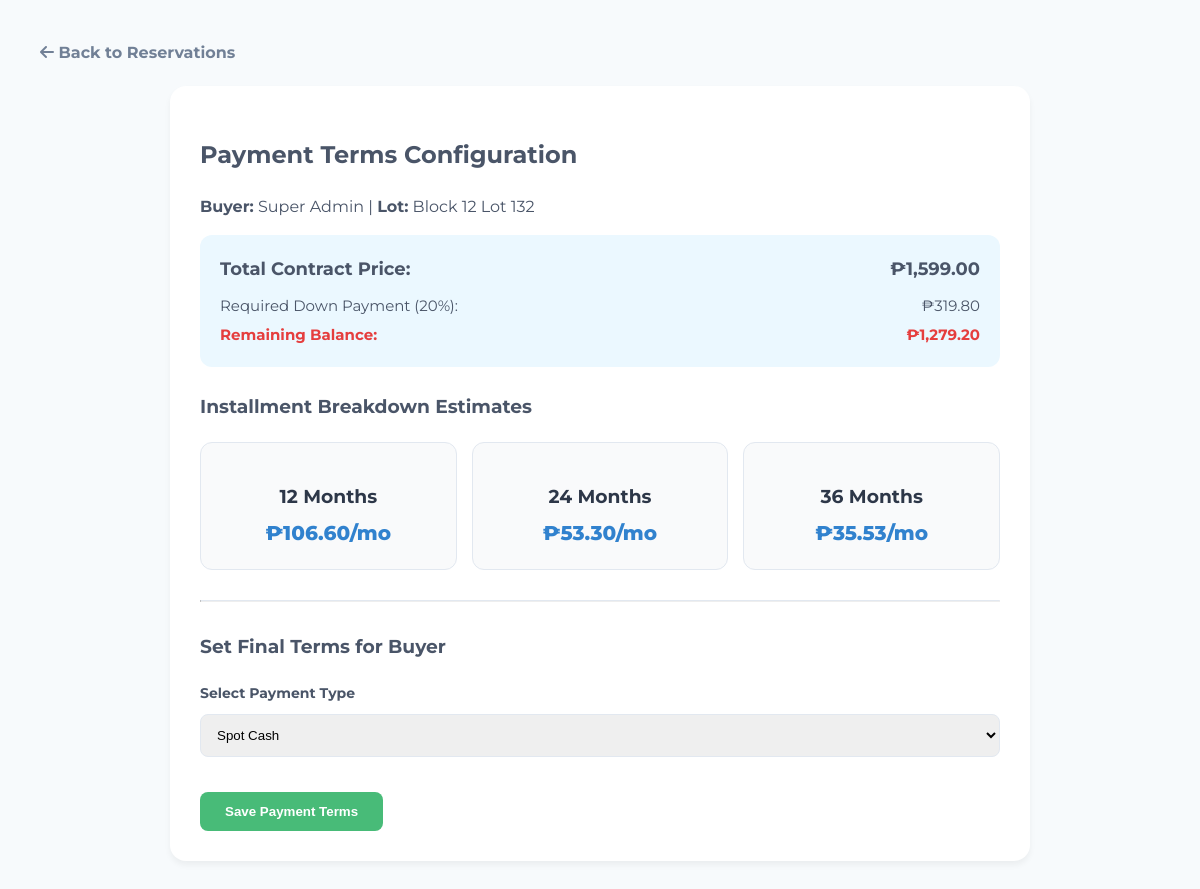
Page /payment_terms.php?res_id=2 (signed in) on the committed database.
### tables this page shows
CREATE TABLE `reservations` (
  `id` int(11) NOT NULL,
  `user_id` int(11) DEFAULT NULL,
  `contact_number` varchar(20) DEFAULT NULL,
  `email` varchar(100) DEFAULT NULL,
  `birth_date` date DEFAULT NULL,
  `lot_id` int(11) DEFAULT NULL,
  `reservation_date` datetime DEFAULT current_timestamp(),
  `status` enum('PENDING','APPROVED','CANCELLED') DEFAULT 'PENDING',
  `payment_type` enum('CASH','INSTALLMENT') DEFAULT NULL,
  `installment_months` int(11) DEFAULT NULL,
  `monthly_payment` decimal(12,2) DEFAULT NULL,
  `payment_proof` varchar(255) DEFAULT NULL,
  `notes` text DEFAULT NULL,
  `buyer_address` text DEFAULT NULL,
  `valid_id_file` varchar(255) DEFAULT NULL,
  `selfie_with_id` varchar(255) DEFAULT NULL
);

CREATE TABLE `users` (
  `id` int(11) NOT NULL,
  `fullname` varchar(100) DEFAULT NULL,
  `email` varchar(100) DEFAULT NULL,
  `password` varchar(255) DEFAULT NULL,
  `phone` varchar(20) DEFAULT NULL,
  `role` enum('SUPER ADMIN','ADMIN','MANAGER','AGENT','BUYER') DEFAULT 'BUYER',
  `created_at` timestamp NOT NULL DEFAULT current_timestamp()
);

CREATE TABLE `lots` (
  `id` int(11) NOT NULL,
  `location` varchar(255) DEFAULT NULL,
  `phase_id` int(11) DEFAULT NULL,
  `block_no` varchar(10) DEFAULT NULL,
  `lot_no` varchar(10) DEFAULT NULL,
  `area` decimal(10,2) DEFAULT NULL,
  `price_per_sqm` decimal(10,2) DEFAULT NULL,
  `total_price` decimal(12,2) DEFAULT NULL,
  `status` enum('AVAILABLE','RESERVED','SOLD') DEFAULT 'AVAILABLE',
  `property_overview` text DEFAULT NULL,
  `coordinates` varchar(50) DEFAULT NULL,
  `lot_image` varchar(255) DEFAULT 'default_lot.jpg',
  `property_type` enum('Subdivision','Lot','Land','Farm','Shop','Business') DEFAULT 'Subdivision',
  `latitude` decimal(10,8) DEFAULT NULL,
  `longitude` decimal(11,8) DEFAULT NULL,
  `points` text DEFAULT NULL
);

### payment_terms.php (the view, shortened to what this page needs)
<?php
include 'config.php';
$res_id = $_GET['res_id'];
$resData = $conn->query("
    SELECT r.*, u.fullname, l.block_no, l.lot_no, l.total_price
    FROM reservations r
    JOIN users u ON r.user_id = u.id
    JOIN lots l ON r.lot_id = l.id
    WHERE r.id='$res_id'
")->fetch_assoc();
$total_price = $resData['total_price'];
$down_payment = $total_price * 0.20;
$balance = $total_price - $down_payment;
$monthly_12 = $balance / 12;
$monthly_24 = $balance / 24;
$monthly_36 = $balance / 36;
?>
<!DOCTYPE html>
<html lang="en">
<head>
    <link rel="stylesheet" href="https://cdnjs.cloudflare.com/ajax/libs/font-awesome/6.0.0/css/all.min.css">
    <link rel="stylesheet" href="assets/modern.css">
</head>
<body>
    <a href="reservation.php" style="text-decoration:none; color:#718096; font-weight:700;"><i class="fa-solid fa-arrow-left"></i> Back to Reservations</a>
    <div class="card" style="margin-top: 20px;">
        <h2>Payment Terms Configuration</h2>
        <p><strong>Buyer:</strong> <?= $resData['fullname'] ?> | <strong>Lot:</strong> Block <?= $resData['block_no'] ?> Lot <?= $resData['lot_no'] ?></p>
        <div style="background: #EBF8FF; padding: 20px; border-radius: 12px; margin-bottom: 25px;">
            <div style="display: flex; justify-content: space-between; font-size: 18px; font-weight: 700;">
                <span>Total Contract Price:</span>
                <span>₱<?= number_format($total_price, 2) ?></span>
            </div>
            <div style="display: flex; justify-content: space-between; font-size: 15px; color: #4A5568; margin-top: 10px;">
                <span>Required Down Payment (20%):</span>
                <span>₱<?= number_format($down_payment, 2) ?></span>
            </div>
            <div style="display: flex; justify-content: space-between; font-size: 15px; color: #E53E3E; margin-top: 5px; font-weight: 700;">
                <span>Remaining Balance:</span>
                <span>₱<?= number_format($balance, 2) ?></span>
            </div>
        </div>
        <h3 style="margin-bottom: 10px;">Installment Breakdown Estimates</h3>
        <div class="breakdown-grid">
            <div class="plan-box">
                <h3>12 Months</h3>
                <div class="price">₱<?= number_format($monthly_12, 2) ?>/mo</div>
            </div>
            <div class="plan-box">
                <h3>24 Months</h3>
                <div class="price">₱<?= number_format($monthly_24, 2) ?>/mo</div>
            </div>
            <div class="plan-box">
                <h3>36 Months</h3>
                <div class="price">₱<?= number_format($monthly_36, 2) ?>/mo</div>
            </div>
        </div>
        <hr style="border-top: 1px solid #E2E8F0; margin: 30px 0;">
        <form method="POST">
            <h3>Set Final Terms for Buyer</h3>
            <div style="margin-bottom: 15px;">
                <label style="font-weight: 700; font-size: 14px;">Select Payment Type</label>
                <select name="payment_type" id="payment_type" class="form-control" onchange="toggleInstallment()" required>
                    <option value="CASH" <?= $resData['payment_type'] == 'CASH' ? 'selected' : '' ?>>Spot Cash</option>
                </select>
            </div>
            <button type="submit" name="save_terms" class="btn-save">Save Payment Terms</button>
        </form>
    </div>
</body>
</html>

### assets/modern.css (style rules this page uses)
:root { --primary: #2E7D32; --primary-dark: #1B5E20; --primary-gradient: linear-gradient(135deg, #2E7D32 0%, #1B5E20 100%); --accent: #FFA000; --dark: #1A202C; --text-body: #4A5568; --light: #F7FAFC; --white: #FFFFFF; --glass: rgba(255, 255, 255, 0.95); --shadow-soft: 0 10px 15px -3px rgba(0, 0, 0, 0.05); --shadow-hover: 0 20px 25px -5px rgba(0, 0, 0, 0.1), 0 10px 10px -5px rgba(0, 0, 0, 0.04); }
html { scroll-behavior: smooth; }
body { font-family: 'Open Sans', sans-serif; background-color: var(--light); color: var(--text-body); line-height: 1.6; overflow-x: hidden; margin: 0; padding: 0; }
h1, h2, h3, .nav-brand, .btn, .section-title { font-family: 'Montserrat', sans-serif; }
a { text-decoration: none; color: inherit; transition: 0.2s; }

### payment_terms.php (style rules this page uses)
body { background-color: #F7FAFC; padding: 40px; font-family: 'Montserrat', sans-serif; }
.card { background: white; padding: 30px; border-radius: 16px; box-shadow: 0 4px 6px rgba(0,0,0,0.05); max-width: 800px; margin: 0 auto; }
.breakdown-grid { display: grid; grid-template-columns: repeat(3, 1fr); gap: 15px; margin-top: 20px; }
.plan-box { border: 1px solid #E2E8F0; padding: 20px; border-radius: 12px; text-align: center; background: #F9FAFB; }
.plan-box h3 { color: #2D3748; margin-bottom: 5px; }
.plan-box .price { font-size: 20px; font-weight: 800; color: #3182CE; }
.form-control { width: 100%; padding: 12px; border: 1px solid #E2E8F0; border-radius: 8px; margin-top: 8px; }
.btn-save { background: #48BB78; color: white; border: none; padding: 12px 25px; border-radius: 8px; font-weight: 700; cursor: pointer; margin-top: 20px; }

### rows in the picture
reservations: user.fullname "Super Admin", lot.block_no "12", lot.lot_no "132", lot.total_price "1,599.00", lot.total_price "319.80", lot.total_price "1,279.20", lot.total_price "106.60", lot.total_price "53.30", lot.total_price "35.53", payment_type "Spot Cash"
